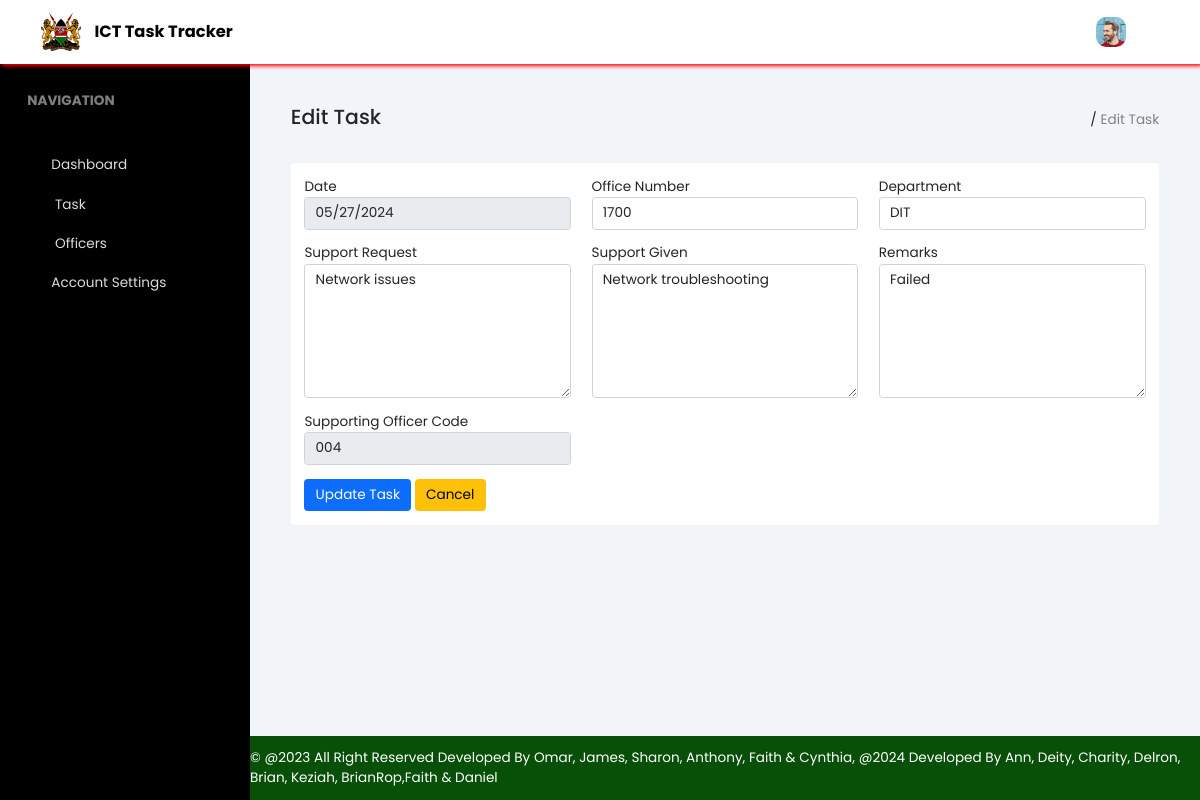
The page /edit_tasks.php?id=5 on the database its author committed.
### tables this page shows
CREATE TABLE `tasks` (
  `Task_ID` int(11) NOT NULL,
  `Officer_Code` varchar(50) NOT NULL,
  `Date` date NOT NULL,
  `Support_Request` varchar(256) NOT NULL,
  `Support_Given` varchar(256) NOT NULL,
  `Remarks` varchar(100) NOT NULL,
  `Office_NO` varchar(50) NOT NULL,
  `Department` varchar(100) NOT NULL
);

### edit_tasks.php (the view, shortened to what this page needs)
<?php
include_once "db_conn.php";
if (isset($_GET['id'])) {
    $task_id = intval($_GET['id']);
    $query = "SELECT * FROM tasks WHERE Task_ID = ?";
    $stmt = $conn->prepare($query);
    $stmt->bind_param("i", $task_id);
    $stmt->execute();
    $result = $stmt->get_result();
    if ($result->num_rows > 0) {
        $task = $result->fetch_assoc();
    } else {
        echo "Task not found!";
        exit;
    }
} else {
    echo "Invalid Request!";
    exit;
}
?>
<!DOCTYPE html>
<html lang="en">
<head>
    <link rel="stylesheet" href="assets/css/all.min.css">
    <link rel="stylesheet" href="assets/css/bootstrap.min.css">
    <link rel="stylesheet" href="assets/css/fontawesome.min.css">
    <link rel="stylesheet" href="assets/icons/feather/css/feather.css">
    <link rel="stylesheet" href="assets/css/style.css">
    <link rel="stylesheet" href="assets/css/jquery.dataTables.css">
</head>
<body>
    <header class="header">
        <div class="title-tab">
            <a href="index.php" class="navbar-brand">
                <div class="icon">
                    <img src="assets/images/arms.png" alt="">
                </div>
                <div class="title-text">ICT Task Tracker</div>
            </a>
        </div>
        <div class="profile-tab">
            <div class="profile-photo">
                <img src="assets/images/pic-1.png" alt="" class="image-responsive">
            </div>
            <div class="profile-description">
                <a href="logout.php"><span class="feather icon-power text-danger"></span></a>
            </div>
        </div>
    </header>
    <aside class="sidebar">
        <div class="sidebar-header">
            <span class="text-fade">navigation</span>
        </div>
        <div class="sidebar-menu">
            <a href="home_page.php" class="link"><span class="feather icon-home"></span><span>Dashboard</span></a>
            <div class="drop">
                <span>
                    <span class="feather icon-clipboard"></span>
                    <span>Task</span>
                </span>
                <span class="feather icon-chevron-right"></span>
            </div>
            <div class="drop">
                <span>
                    <span class="feather icon-users"></span>
                    <span>Officers</span>
                </span>
                <span class="feather icon-chevron-right"></span>
            </div>
            <a href="account.php" class="link"><span class="feather icon-user"></span><span>Account Settings</span></a>
        </div>
    </aside>
    <main class="content">
        <div class="content-header">
            <div class="title">
                <h4>Edit Task</h4>
            </div>
            <div class="navigation">
                <span><a href="index.php"><i class="feather icon-home"></i></a></span>
                <span>/</span>
                <span class="text-fade">Edit Task</span>
            </div>
        </div>
        <div class="content-body">
            <form action="" method="post">
                <div class="row">
                    <div class="col-md-4 mb-3">
                        <div class="form-group">
                            <label for="date" class="form-control-label">Date</label>
                            <input type="date" name="date" id="date" class="form-control" value="<?php echo htmlspecialchars($task['Date']); ?>" required readonly>
                        </div>
                    </div>
                    <div class="col-md-4 mb-3">
                        <div class="form-group">
                            <label for="office_no" class="form-control-label">Office Number</label>
                            <input type="text" name="office_no" class="form-control" value="<?php echo htmlspecialchars($task['Office_NO']); ?>" required>
                        </div>
                    </div>
                    <div class="col-md-4 mb-3">
                        <div class="form-group">
                            <label for="department" class="form-control-label">Department</label>
                            <input type="text" name="department" class="form-control" value="<?php echo htmlspecialchars($task['Department']); ?>" required>
                        </div>
                    </div>
                    <div class="col-md-4 mb-3">
                        <div class="form-group">
                            <label for="support_request" class="form-control-label">Support Request</label>
                            <textarea name="support_request" id="support_request" cols="30" rows="6" class="form-control" required><?php echo htmlspecialchars($task['Support_Request']); ?></textarea>
                        </div>
                    </div>
                    <div class="col-md-4 mb-3">
                        <div class="form-group">
                            <label for="support_given" class="form-control-label">Support Given</label>
                            <textarea name="support_given" id="support_given" cols="30" rows="6" class="form-control" required><?php echo htmlspecialchars($task['Support_Given']); ?></textarea>
                        </div>
                    </div>
                    <div class="col-md-4 mb-3">
                        <div class="form-group">
                            <label for="remarks" class="form-control-label">Remarks</label>
                            <textarea name="remarks" id="remarks" cols="30" rows="6" class="form-control" required><?php echo htmlspecialchars($task['Remarks']); ?></textarea>
                        </div>
                    </div>
                    <div class="col-md-4 mb-3">
                        <div class="form-group">
                            <label for="officer_code" class="form-control-label">Supporting Officer Code</label>
                            <input type="text" name="officer_code" class="form-control" value="<?php echo htmlspecialchars($task['Officer_Code']); ?>" required readonly>
                        </div>
                    </div>
                </div>
                <input type="submit" name="update" value="Update Task" class="btn btn-primary">
                <a href="tasks.php" class="btn btn-warning">Cancel</a>
            </form>
        </div>
    </main>
    <footer>
    <marquee behavior="alternate" direction="">
    &copy; @2023 All Right Reserved <span>Developed By Omar, James, Sharon, Anthony, Faith & Cynthia, @2024 Developed By Ann, Deity, Charity, Delron, Brian, Keziah, BrianRop,Faith & Daniel </span>
        </marquee>
    </footer>
</body>
</html>

### assets/css/style.css (style rules this page uses)
:root { --primary-background: #000; --button-background: rgb(8, 80, 8); }
* { box-sizing: border-box; margin: 0; padding: 0; transition: all .2s linear; }
html { font-size: 85%; }
a { text-decoration: none; }
img { width: 100%; height: 100%; }
body { font-family: 'Poppins', sans-serif; }
.text-fade { color: #808080; }
.header { width: 100%; height: 8vh; background: #fff; box-shadow: 2px 2px 4px red; position: fixed; top: 0; left: 0; display: flex; align-items: center; justify-content: space-between; padding: 0rem 3rem; z-index: 100; }
.title-tab { display: flex; align-items: center; justify-content: space-evenly; color: #000; }
.navbar-brand { color: #000; display: flex; align-items: center; }
.title-tab .icon { width: 40px; }
.title-tab .title-text { font-size: 1.2rem; font-weight: bold; margin-left: 1rem; }
.profile-tab { display: flex; align-items: center; justify-content: space-between; gap: 1rem; }
.profile-tab .profile-photo { width: 30px; border-radius: 10px; overflow: hidden; }
.profile-tab .profile-description a { margin-left: .7rem; }
.sidebar { width: 250px; height: 92vh; background: var(--primary-background); position: absolute; top: 8vh; left: 0; padding: 2rem; }
.sidebar-header span { text-transform: uppercase; font-weight: bold; }
.sidebar-header { margin-bottom: 3rem; }
.sidebar-menu .link { color: #dcdcdc; display: block; margin-bottom: 1rem; padding: .2rem 0; }
.sidebar-menu .link:last-child { margin-bottom: 0; }
.sidebar-menu .link span { margin-right: 1rem; }
.drop { color: #dcdcdc; margin-bottom: 1rem; padding: .2rem 0; display: flex; align-items: center; justify-content: space-between; cursor: pointer; }
.drop span:first-child span:first-child { margin-right: 1rem; }
.content { width: calc(100% - 250px); height: 84vh; position: absolute; background: #f1f5f9; top: 8vh; left: 250px; padding: 3rem; overflow: auto; }
.content-header { display: flex; align-items: center; justify-content: space-between; margin-bottom: 2rem; }
.content-header .navigation span a { color: #000; }
.content-body { background: #fff; padding: 1rem; border-radius: 4px; }
footer { position: absolute; bottom: 0; left: 250px; background: var(--button-background); width: calc(100% - 250px); height: 8vh; display: flex; align-items: center; color: #fff; }

### rows shown on the page
tasks: date "05/27/2024", office_no "1700", department "DIT", support_request "Network issues", support_given "Network troubleshooting", remarks "Failed", officer_code "004"
